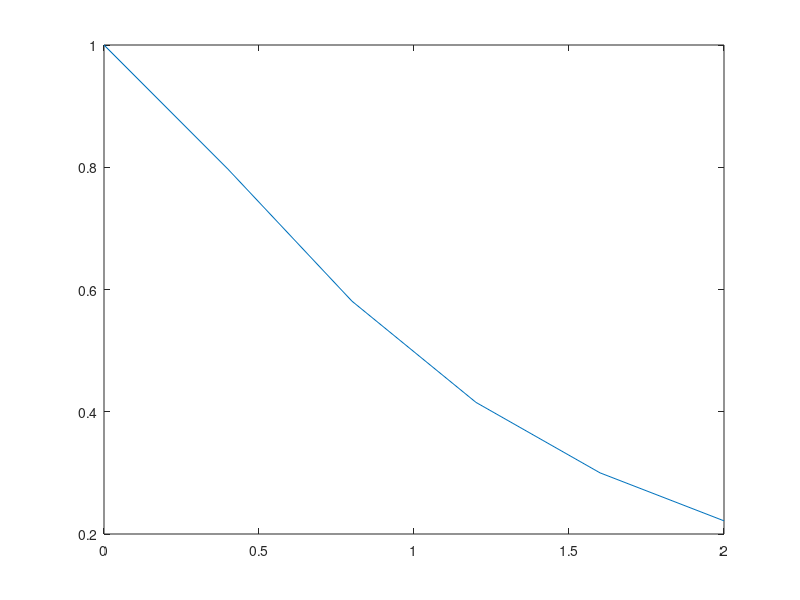

This chart was generated by the following MATLAB code:
clear all;
close all;
clc
eps=10^-10;
T0=2;
dtc=0.4;
tc=(0:dtc:T0)';
npc=size(tc,1);
qc=zeros(npc,1);
dqc=zeros(npc,1);
niter=zeros(npc,1);
qc(1)=1.0;
dqc(1)=0.0;
ind=1;
y=1;
for ind=2:npc
    qc(ind)=qc(ind-1)+dtc*dqc(ind-1);
    dqc(ind)=-2*(ind-1)*dtc*qc(ind)*qc(ind);
    R=qc(ind)-dqc(ind)*dtc-qc(ind-1);
    niter(ind)=0;
    while abs(y)>eps
        x=1+4*dtc*(ind-1)*dtc*qc(ind);
        y=-R/x;
        qc(ind)=qc(ind)+y;
        dqc(ind)=-2*(ind-1)*dtc*qc(ind)*qc(ind);
        R=qc(ind)-dqc(ind)*dtc-qc(ind-1);
        niter(ind)=niter(ind)+1;
    end
    y=1;
end;
qc=qc';
plot(tc,qc);
% plot(tc,energe)